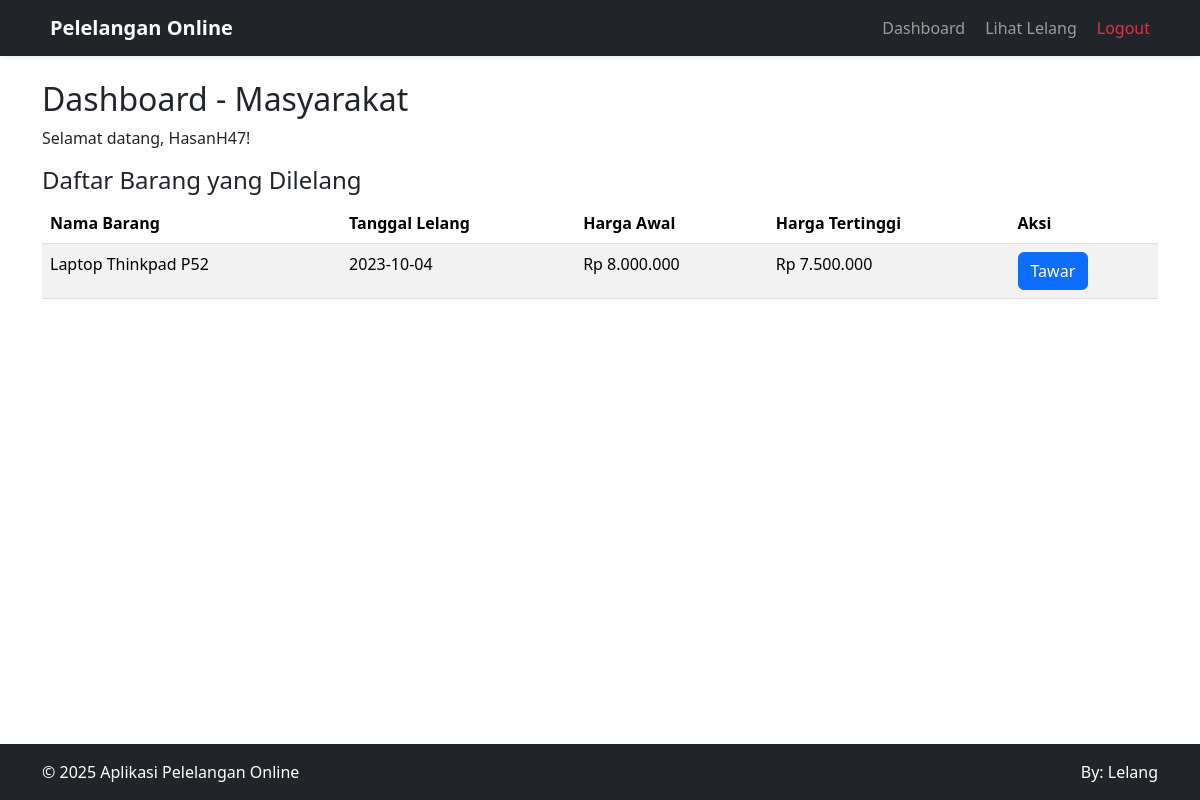
The app's page /pages/masyarakat/dashboard.php (signed in) with its own data.
### tables this page shows
CREATE TABLE `tb_barang` (
  `id_barang` int NOT NULL,
  `gambar` varchar(255) NOT NULL,
  `nama_barang` varchar(25) NOT NULL,
  `tgl` date NOT NULL,
  `harga_awal` int NOT NULL,
  `deskripsi_barang` text NOT NULL
);

### pages/masyarakat/dashboard.php (the view, shortened to what this page needs)
<?php
require_once '../../config/database.php';
$user_id = $_SESSION['user_id'];
$sql = "SELECT DISTINCT b.id_barang, b.nama_barang, b.tgl, b.harga_awal, b.deskripsi_barang,
IFNULL(MAX(h.penawaran_harga), b.harga_awal) AS harga_tertinggi, l.status AS status_lelang
FROM tb_barang b
LEFT JOIN history_lelang h ON b.id_barang = h.id_barang
LEFT JOIN tb_lelang l ON b.id_barang = l.id_barang
INNER JOIN history_lelang hl ON l.id_lelang = hl.id_lelang
WHERE hl.id_user = ?
GROUP BY b.id_barang, b.nama_barang, b.tgl, b.harga_awal, b.deskripsi_barang, l.status
ORDER BY b.tgl ASC";
if ($stmt = $mysqli->prepare($sql)) {
  $stmt->bind_param('i', $user_id);
  $stmt->execute();
  $result = $stmt->get_result();
}
?>
<!DOCTYPE html>
<html lang="en" class="h-100">
<head>
  <link rel="stylesheet" href="../../assets/css/bootstrap.min.css">
  <link rel="stylesheet" href="../../assets/css/style.css">
</head>
<body class="d-flex flex-column h-100">
  <?php include '../../includes/navbar.php'; ?>
  <div class="container mt-4">
    <h2>Dashboard - Masyarakat</h2>
    <p>Selamat datang, <?php echo $_SESSION['username']; ?>!</p>
    <h4>Daftar Barang yang Dilelang</h4>
    <table class="table table-striped">
      <thead>
        <tr>
          <th>Nama Barang</th>
          <th>Tanggal Lelang</th>
          <th>Harga Awal</th>
          <th>Harga Tertinggi</th>
          <th>Aksi</th>
        </tr>
      </thead>
      <tbody>
        <?php
        while ($row = $result->fetch_assoc()) {
          echo "<tr>";
          echo "<td>" . $row['nama_barang'] . "</td>";
          echo "<td>" . $row['tgl'] . "</td>";
          echo "<td>Rp " . number_format($row['harga_awal'], 0, ",", ".") . "</td>";
          echo "<td>Rp " . number_format($row['harga_tertinggi'], 0, ",", ".") . "</td>";
          echo "<td>";
          if ($row['status_lelang'] == 'dibuka') {
            echo "<a href='place_bid.php?id_barang=" . $row['id_barang'] . "' class='btn btn-primary'>Tawar</a>";
          } elseif ($row['status_lelang'] == 'ditutup') {
            echo "<a href='detail_auction.php?id_barang=" . $row['id_barang'] . "' class='btn btn-primary'>Detail</a>";
          }
          echo "</td>";
          echo "</tr>";
        }
        ?>
      </tbody>
    </table>
  </div>
  <?php include '../../includes/footer.php'; ?>

### records on screen
tb_barang: nama_barang "Laptop Thinkpad P52", tgl "2023-10-04", harga_awal "8.000.000", harga_tertinggi "7.500.000"

### other values on screen
$_SESSION['username'] "HasanH47"
